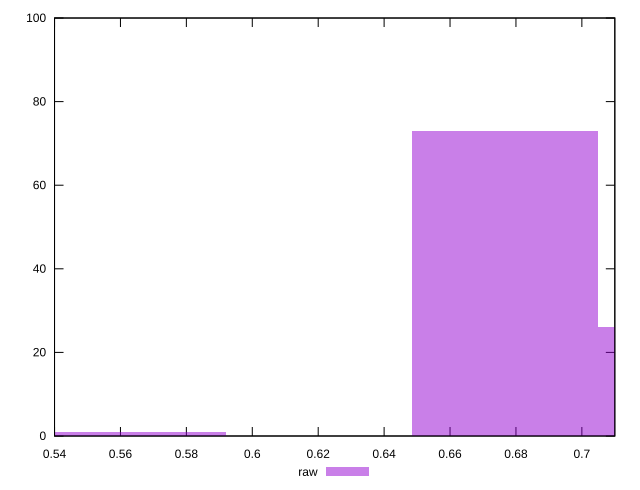

Recreate this plot in gnuplot.
reset

$raw <<EOF
0.563892368114103 1
0.6766708417369236 73
0.7330600785483339 26
EOF

set key outside below
set boxwidth 0.0563892368114103
set xrange [0.54:0.71]
set yrange [0:100]
set trange [0:100]
set style fill transparent solid 0.5 noborder
set terminal svg size 640, 490 enhanced background rgb 'white'
set output "report_00019_2021-02-10T18-14-37.922Z//meta/score/samples/pages+cached+noadtech+nomedia/raw/histogram.svg"

plot $raw title "raw" with boxes

reset
